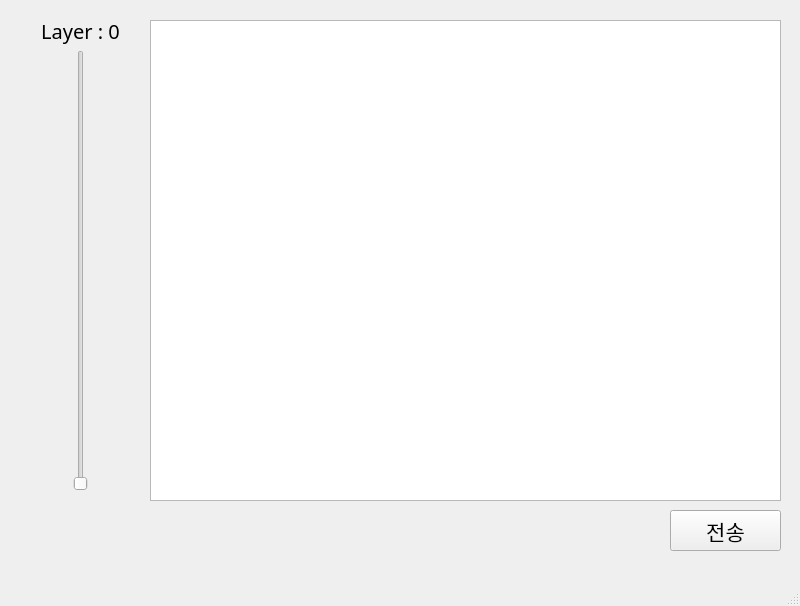
<?xml version="1.0" encoding="UTF-8"?>
<ui version="4.0">
 <class>MainWindow</class>
 <widget class="QMainWindow" name="MainWindow">
  <property name="geometry">
   <rect>
    <x>0</x>
    <y>0</y>
    <width>800</width>
    <height>606</height>
   </rect>
  </property>
  <property name="windowTitle">
   <string>MainWindow</string>
  </property>
  <widget class="QWidget" name="centralwidget">
   <widget class="QSlider" name="vsLayer">
    <property name="geometry">
     <rect>
      <x>40</x>
      <y>50</y>
      <width>81</width>
      <height>441</height>
     </rect>
    </property>
    <property name="font">
     <font>
      <family>Agency FB</family>
      <pointsize>36</pointsize>
     </font>
    </property>
    <property name="orientation">
     <enum>Qt::Vertical</enum>
    </property>
   </widget>
   <widget class="QLabel" name="lblLayer">
    <property name="geometry">
     <rect>
      <x>10</x>
      <y>10</y>
      <width>141</width>
      <height>41</height>
     </rect>
    </property>
    <property name="font">
     <font>
      <family>메이플스토리 OTF</family>
      <pointsize>15</pointsize>
     </font>
    </property>
    <property name="text">
     <string>Layer : 0</string>
    </property>
    <property name="alignment">
     <set>Qt::AlignCenter</set>
    </property>
   </widget>
   <widget class="QGraphicsView" name="gvSlice">
    <property name="geometry">
     <rect>
      <x>150</x>
      <y>20</y>
      <width>631</width>
      <height>481</height>
     </rect>
    </property>
   </widget>
   <widget class="QPushButton" name="pbSend">
    <property name="geometry">
     <rect>
      <x>670</x>
      <y>510</y>
      <width>111</width>
      <height>41</height>
     </rect>
    </property>
    <property name="font">
     <font>
      <family>메이플스토리 OTF</family>
      <pointsize>16</pointsize>
     </font>
    </property>
    <property name="text">
     <string>전송</string>
    </property>
   </widget>
  </widget>
  <widget class="QMenuBar" name="menubar">
   <property name="geometry">
    <rect>
     <x>0</x>
     <y>0</y>
     <width>800</width>
     <height>26</height>
    </rect>
   </property>
  </widget>
  <widget class="QStatusBar" name="statusbar"/>
 </widget>
 <resources/>
 <connections/>
</ui>
